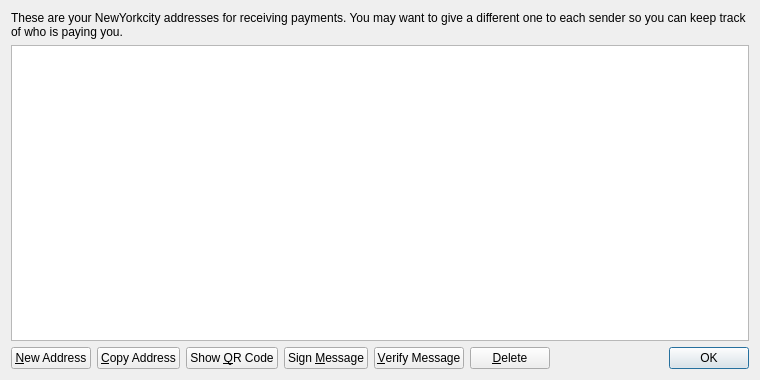
<?xml version="1.0" encoding="UTF-8"?>
<ui version="4.0">
 <class>AddressBookPage</class>
 <widget class="QWidget" name="AddressBookPage">
  <property name="geometry">
   <rect>
    <x>0</x>
    <y>0</y>
    <width>760</width>
    <height>380</height>
   </rect>
  </property>
  <property name="windowTitle">
   <string>Address Book</string>
  </property>
  <layout class="QVBoxLayout" name="verticalLayout">
   <item>
    <widget class="QLabel" name="labelExplanation">
     <property name="text">
      <string>These are your NewYorkcity addresses for receiving payments. You may want to give a different one to each sender so you can keep track of who is paying you.</string>
     </property>
     <property name="textFormat">
      <enum>Qt::PlainText</enum>
     </property>
     <property name="wordWrap">
      <bool>true</bool>
     </property>
    </widget>
   </item>
   <item>
    <widget class="QTableView" name="tableView">
     <property name="contextMenuPolicy">
      <enum>Qt::CustomContextMenu</enum>
     </property>
     <property name="toolTip">
      <string>Double-click to edit address or label</string>
     </property>
     <property name="tabKeyNavigation">
      <bool>false</bool>
     </property>
     <property name="alternatingRowColors">
      <bool>true</bool>
     </property>
     <property name="selectionMode">
      <enum>QAbstractItemView::SingleSelection</enum>
     </property>
     <property name="selectionBehavior">
      <enum>QAbstractItemView::SelectRows</enum>
     </property>
     <property name="sortingEnabled">
      <bool>true</bool>
     </property>
     <attribute name="verticalHeaderVisible">
      <bool>false</bool>
     </attribute>
    </widget>
   </item>
   <item>
    <layout class="QHBoxLayout" name="horizontalLayout">
     <item>
      <widget class="QPushButton" name="newAddressButton">
       <property name="toolTip">
        <string>Create a new address</string>
       </property>
       <property name="text">
        <string>&amp;New Address</string>
       </property>
       <property name="icon">
        <iconset resource="../bitcoin.qrc">
         <normaloff>:/icons/add</normaloff>:/icons/add</iconset>
       </property>
      </widget>
     </item>
     <item>
      <widget class="QPushButton" name="copyToClipboard">
       <property name="toolTip">
        <string>Copy the currently selected address to the system clipboard</string>
       </property>
       <property name="text">
        <string>&amp;Copy Address</string>
       </property>
       <property name="icon">
        <iconset resource="../bitcoin.qrc">
         <normaloff>:/icons/editcopy</normaloff>:/icons/editcopy</iconset>
       </property>
      </widget>
     </item>
     <item>
      <widget class="QPushButton" name="showQRCode">
       <property name="text">
        <string>Show &amp;QR Code</string>
       </property>
       <property name="icon">
        <iconset resource="../bitcoin.qrc">
         <normaloff>:/icons/qrcode</normaloff>:/icons/qrcode</iconset>
       </property>
      </widget>
     </item>
     <item>
      <widget class="QPushButton" name="signMessage">
       <property name="toolTip">
        <string>Sign a message to prove you own a NewYorkcity address</string>
       </property>
       <property name="text">
        <string>Sign &amp;Message</string>
       </property>
       <property name="icon">
        <iconset resource="../bitcoin.qrc">
         <normaloff>:/icons/edit</normaloff>:/icons/edit</iconset>
       </property>
      </widget>
     </item>
     <item>
      <widget class="QPushButton" name="verifyMessage">
       <property name="toolTip">
        <string>Verify a message to ensure it was signed with a specified NewYorkcity address</string>
       </property>
       <property name="text">
        <string>&amp;Verify Message</string>
       </property>
       <property name="icon">
        <iconset resource="../bitcoin.qrc">
         <normaloff>:/icons/transaction_0</normaloff>:/icons/transaction_0</iconset>
       </property>
      </widget>
     </item>
     <item>
      <widget class="QPushButton" name="deleteButton">
       <property name="toolTip">
        <string>Delete the currently selected address from the list</string>
       </property>
       <property name="text">
        <string>&amp;Delete</string>
       </property>
       <property name="icon">
        <iconset resource="../bitcoin.qrc">
         <normaloff>:/icons/remove</normaloff>:/icons/remove</iconset>
       </property>
      </widget>
     </item>
     <item>
      <spacer name="horizontalSpacer">
       <property name="orientation">
        <enum>Qt::Horizontal</enum>
       </property>
       <property name="sizeHint" stdset="0">
        <size>
         <width>40</width>
         <height>20</height>
        </size>
       </property>
      </spacer>
     </item>
     <item>
      <widget class="QDialogButtonBox" name="buttonBox">
       <property name="sizePolicy">
        <sizepolicy hsizetype="Maximum" vsizetype="Fixed">
         <horstretch>0</horstretch>
         <verstretch>0</verstretch>
        </sizepolicy>
       </property>
       <property name="standardButtons">
        <set>QDialogButtonBox::Ok</set>
       </property>
      </widget>
     </item>
    </layout>
   </item>
  </layout>
 </widget>
 <resources>
  <include location="../bitcoin.qrc"/>
 </resources>
 <connections/>
</ui>
